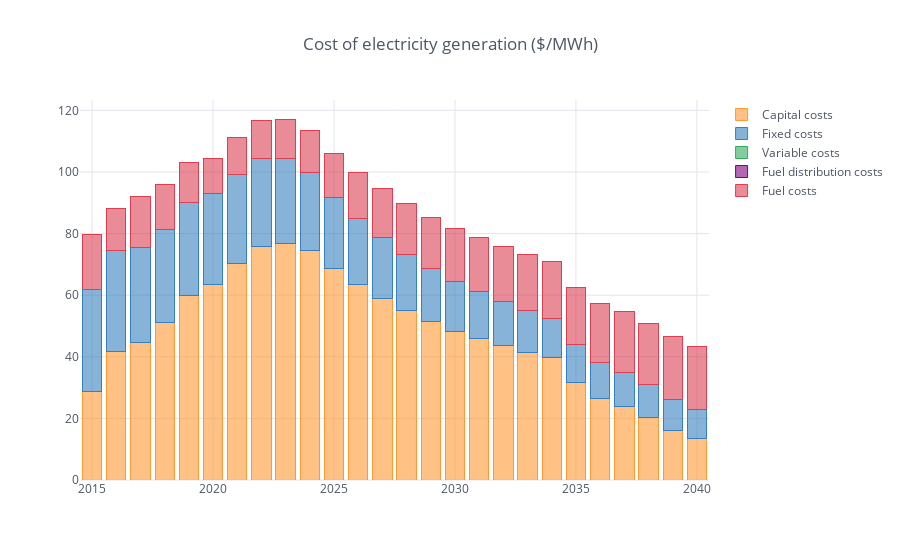

Write notebook code for a chart like this one.
### Code cell
ele_cos_df.iplot(kind='bar',barmode='stack',x='y',title='Cost of electricity generation ($/MWh)')

### Figure 1 — Plotly figure (JSON) as saved in the notebook; plotly's stock layout.template omitted (floating-point values rounded to 4 significant figures)
{"data": [{"marker": {"color": "rgba(255, 153, 51, 0.6)", "line": {"color": "rgba(255, 153, 51, 1.0)", "width": 1}}, "name": "Capital costs", "orientation": "v", "text": "", "type": "bar", "uid": "e3998368-66ef-4ffd-a315-3f8b74d55050", "x": [2015, 2016, 2017, 2018, 2019, 2020, 2021, 2022, 2023, 2024, 2025, 2026, 2027, 2028, 2029, 2030, 2031, 2032, 2033, 2034, 2035, 2036, 2037, 2038, 2039, 2040], "y": [28.58, 41.86, 44.59, 51.09, 59.84, 63.61, 70.33, 75.7, 76.91, 74.5, 68.52, 63.36, 58.86, 54.92, 51.43, 48.32, 45.85, 43.59, 41.53, 39.64, 31.62, 26.55, 23.89, 20.35, 16.19, 13.35]}, {"marker": {"color": "rgba(55, 128, 191, 0.6)", "line": {"color": "rgba(55, 128, 191, 1.0)", "width": 1}}, "name": "Fixed costs", "orientation": "v", "text": "", "type": "bar", "uid": "d11d9a4e-c4f8-4c21-a6dd-02bf841c4974", "x": [2015, 2016, 2017, 2018, 2019, 2020, 2021, 2022, 2023, 2024, 2025, 2026, 2027, 2028, 2029, 2030, 2031, 2032, 2033, 2034, 2035, 2036, 2037, 2038, 2039, 2040], "y": [33.24, 32.79, 30.95, 30.24, 30.17, 29.44, 28.98, 28.66, 27.62, 25.24, 23.2, 21.41, 19.89, 18.38, 17.15, 16.11, 15.28, 14.3, 13.62, 12.91, 12.26, 11.66, 11.17, 10.66, 10.02, 9.427]}, {"marker": {"color": "rgba(50, 171, 96, 0.6)", "line": {"color": "rgba(50, 171, 96, 1.0)", "width": 1}}, "name": "Variable costs", "orientation": "v", "text": "", "type": "bar", "uid": "772bb89e-c560-4309-9562-d1a30b2a370c", "x": [2015, 2016, 2017, 2018, 2019, 2020, 2021, 2022, 2023, 2024, 2025, 2026, 2027, 2028, 2029, 2030, 2031, 2032, 2033, 2034, 2035, 2036, 2037, 2038, 2039, 2040], "y": [0, 0, 0, 0, 0, 0, 0, 0, 0, 0, 0, 0, 0, 0, 0, 0, 0, 0, 0, 0, 0, 0, 0, 0, 0, 0]}, {"marker": {"color": "rgba(128, 0, 128, 0.6)", "line": {"color": "rgba(128, 0, 128, 1.0)", "width": 1}}, "name": "Fuel distribution costs", "orientation": "v", "text": "", "type": "bar", "uid": "9915d290-b6e1-4811-9213-7e71c248323e", "x": [2015, 2016, 2017, 2018, 2019, 2020, 2021, 2022, 2023, 2024, 2025, 2026, 2027, 2028, 2029, 2030, 2031, 2032, 2033, 2034, 2035, 2036, 2037, 2038, 2039, 2040], "y": [0, 0, 0, 0, 0, 0, 0, 0, 0, 0, 0, 0, 0, 0, 0, 0, 0, 0, 0, 0, 0, 0, 0, 0, 0, 0]}, {"marker": {"color": "rgba(219, 64, 82, 0.6)", "line": {"color": "rgba(219, 64, 82, 1.0)", "width": 1}}, "name": "Fuel costs", "orientation": "v", "text": "", "type": "bar", "uid": "97e63e06-3ddb-479c-9650-4555e8a7e9b2", "x": [2015, 2016, 2017, 2018, 2019, 2020, 2021, 2022, 2023, 2024, 2025, 2026, 2027, 2028, 2029, 2030, 2031, 2032, 2033, 2034, 2035, 2036, 2037, 2038, 2039, 2040], "y": [17.8, 13.65, 16.56, 14.6, 13.04, 11.43, 11.87, 12.41, 12.67, 13.58, 14.4, 15.22, 15.8, 16.33, 16.78, 17.09, 17.49, 17.85, 18.18, 18.49, 18.77, 19.15, 19.51, 19.93, 20.38, 20.56]}], "layout": {"barmode": "stack", "legend": {"bgcolor": "#FFFFFF", "font": {"color": "#4D5663"}, "traceorder": "normal"}, "paper_bgcolor": "#FFFFFF", "plot_bgcolor": "#FFFFFF", "title": {"font": {"color": "#4D5663"}, "text": "Cost of electricity generation ($/MWh)"}, "xaxis": {"gridcolor": "#E1E5ED", "showgrid": true, "tickfont": {"color": "#4D5663"}, "title": {"font": {"color": "#4D5663"}, "text": ""}, "zerolinecolor": "#E1E5ED"}, "yaxis": {"gridcolor": "#E1E5ED", "showgrid": true, "tickfont": {"color": "#4D5663"}, "title": {"font": {"color": "#4D5663"}, "text": ""}, "zerolinecolor": "#E1E5ED"}}}
